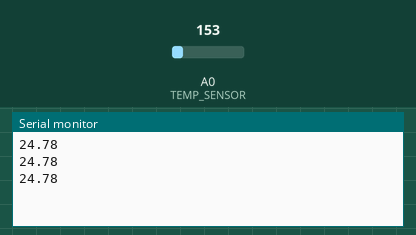
Recording of a sketch running on a simulated Arduino Uno, built with avr-gcc and run on an emulated ATmega328P. Shown: the last lines printed to the serial monitor. The test bench sets the inputs (shaded band); at power-on: A0 (TEMP_SENSOR) = 153.

Above: at 1.3 s.
1.4 s: A0 (TEMP_SENSOR) set to 165
At 1.9 s:
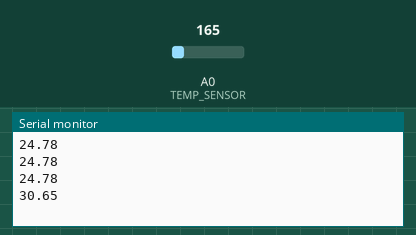
2.9 s: A0 (TEMP_SENSOR) set to 175
At 3.4 s:
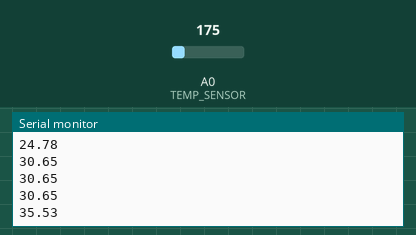
Timing chart, 0 to 5.9 s (numbered marks = the images above; inputs shaded):
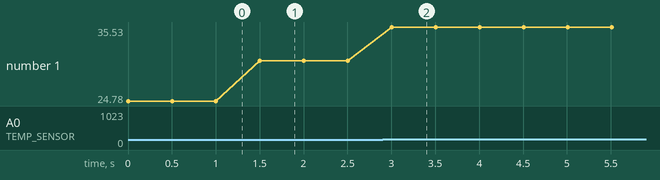

The sketch:

Code.ino
```cpp
#define TEMP_SENSOR		A0
#define DELAY_TIME		500
void setup()
{
  Serial.begin(9600);
}

void loop()
{
  int val = analogRead(TEMP_SENSOR);
  float volt = val / 1023.0 * 5000.0;
  //Convert analog val voltage to volts in mv
  float temp = (volt - 500) / 10.0;
  //calculate the temp from the equation
  Serial.println(temp);
  delay(DELAY_TIME);
}
```

Measured:
- after the input at 1.4 s, the serial monitor: prints a new line after 0.10 s (image 1)
- after the input at 2.9 s, the serial monitor: prints a new line after 0.10 s (image 2)
- plotted number 1: 24.78 → 30.65 after the input at 1.4 s, 30.65 → 35.53 after the input at 2.9 s
